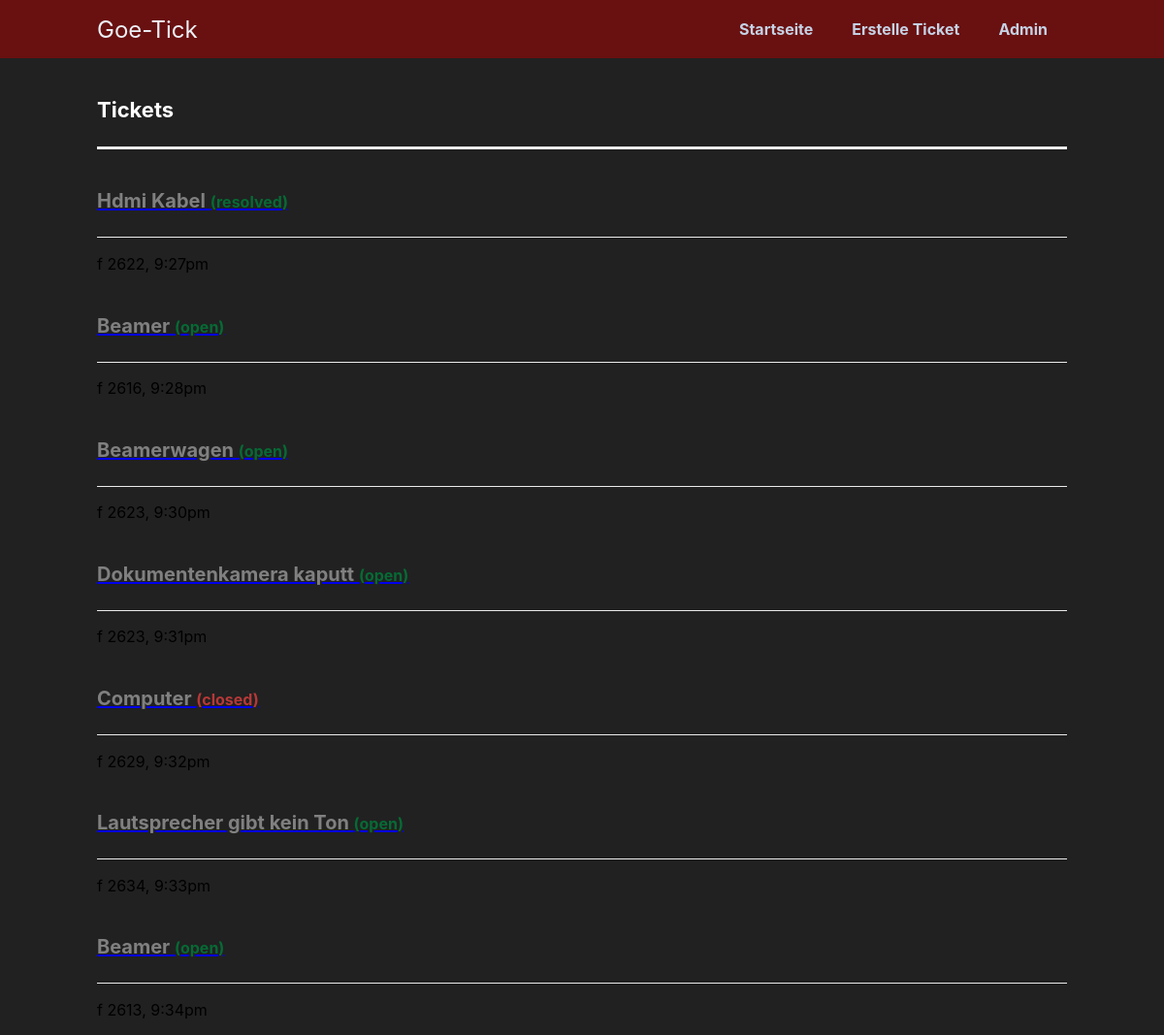
The app's page /admin.php with its own data.
### tables this page shows
CREATE TABLE `tickets` (
  `ticket_ID` int(11) NOT NULL,
  `fehler_ID` int(11) NOT NULL,
  `nutzer_ID` int(11) NOT NULL,
  `title` varchar(255) NOT NULL,
  `created` datetime NOT NULL DEFAULT current_timestamp(),
  `StatusTicket` enum('open','closed','resolved') NOT NULL DEFAULT 'open'
);

### admin.php (the view, shortened to what this page needs)
<?php
include 'functions.php';
$pdo = pdo_connect_mysql();
$stmt_ticket= $pdo->prepare('SELECT * From tickets INNER JOIN issue on tickets.ticket_ID = issue.ticket_ID');
$stmt_ticket->execute();
$tickets = $stmt_ticket->fetchall(PDO::FETCH_ASSOC);
?>
<?=template_header('hilfe bei der fehlerfindung')?>
<div class="content view">
    <h1>Tickets</h1>
    <?php
if(!isset($_GET['id'])):?>
    <?php foreach ($tickets as $tk):?>
    <a href="admin.php?id=<?=$tk['ticket_ID']?>" class="ticket">
        <span class="con">
            <h2><?=htmlspecialchars($tk['title'], ENT_QUOTES)?>
                <span class="<?=$tk['StatusTicket']?>">(<?=$tk['StatusTicket']?>)</span>
            </h2>
    </a>
    <p class="created"><?=date('f ds, g:ia', strtotime($tk['created']))?></p>
    <?php endforeach;?>
    <?php endif ?>
</div>
<?=template_footer()?>

### functions.php (shortened to what this page needs)
<?php
function template_header($title){
    echo <<<EOT
<!DOCTYPE html>
<html lang="Deutsch">
    <head>
        <meta charset="utf-8">
        <title>$title</title>
        <link href="stylesheet.css" rel="stylesheet" type="text/css">
        <link rel="stylesheet" href="https://use.fontawesome.com/releases/v5.7.1/css/all.css">
    </head>
    <body>
    <nav class="navtop">
        <div>
            <h1>Goe-Tick</h1>
            <a href="index.php" >Startseite</a>
            <a href="create.php">Erstelle Ticket</a>
            <a href="adminLogin.php">Admin</a>
        </div>
    </nav>
EOT;
}
function template_footer()
{
    echo <<<EOT
    </body>
</html>
EOT;
}

### stylesheet.css (style rules this page uses)
* { box-sizing: border-box; font-family: -apple-system, BlinkMacSystemFont, "segoe ui", roboto, oxygen, ubuntu, cantarell, "fira sans", "droid sans", "helvetica neue", Arial, sans-serif; font-size: 16px; -webkit-font-smoothing: antialiased; -moz-osx-font-smoothing: grayscale; }
body { background-color: #212121; margin: 0; }
.navtop { background-color: #691010; height: 60px; width: 100%; border: 0; }
.navtop div { display: flex; margin: 0 auto; width: 1000px; height: 100%; }
.navtop div h1, .navtop div a { display: inline-flex; align-items: center; }
.navtop div h1 { flex: 1; font-size: 24px; padding: 0; margin: 0; color: #ecf0f6; font-weight: normal; }
.navtop div a { padding: 0 20px; text-decoration: none; color: #c5d2e5; font-weight: bold; }
.content { width: 1000px; margin: 0 auto; }
.content h1 { margin: 2; padding: 25px 0; font-size: 22px; border-bottom: 3px solid #ebebeb; color: #ffffff; }
.content h2 { margin: 2; padding: 25px 0; font-size: 20px; border-bottom: 1px solid #ebebeb; color: gray; }
.view h2 .open, .view h2 .resolved { color: #076a35; }
.view h2 .closed { color: #b63838; }
.view .ticket { padding: 20px 0; }

### records on screen
tickets: title "Hdmi Kabel", StatusTicket "resolved", created "f 2622, 9:27pm"
tickets: title "Beamer", StatusTicket "open", created "f 2616, 9:28pm"
tickets: title "Beamerwagen", StatusTicket "open", created "f 2623, 9:30pm"
tickets: title "Dokumentenkamera kaputt", StatusTicket "open", created "f 2623, 9:31pm"
tickets: title "Computer", StatusTicket "closed", created "f 2629, 9:32pm"
tickets: title "Lautsprecher gibt kein Ton", StatusTicket "open", created "f 2634, 9:33pm"
tickets: title "Beamer", StatusTicket "open", created "f 2613, 9:34pm"
